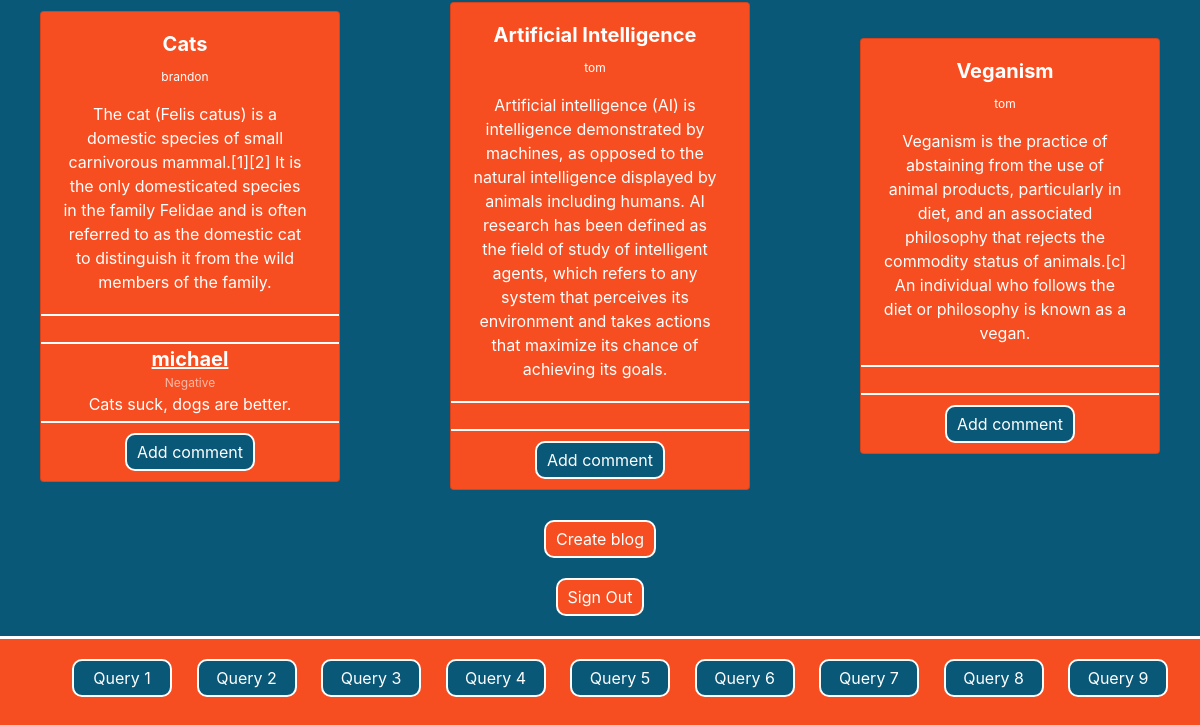
Page /welcome.php (lower part) on the earlier database version.
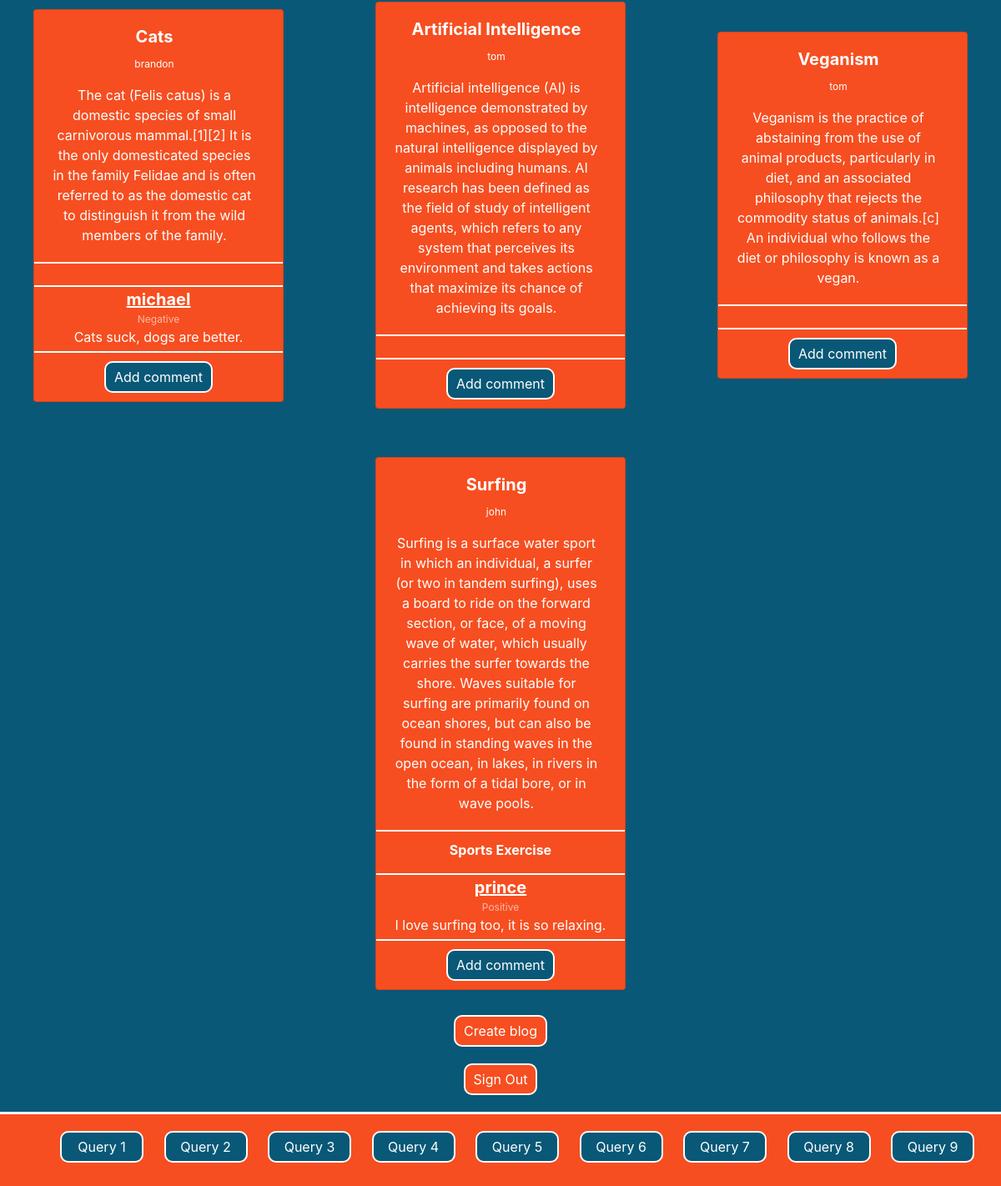
Same page on the later database version.
### tables this page shows
CREATE TABLE blog (
    `blog_id` INT NOT NULL AUTO_INCREMENT PRIMARY KEY,
    `user_id` INT DEFAULT NULL,
    CONSTRAINT `user_id_fk_1` FOREIGN KEY (`user_id`) REFERENCES `users` (`user_id`) ON DELETE SET NULL,
    `date` varchar(20) NOT NULL,
    `subject` varchar(50) NOT NULL,
    `description` varchar(1000) NOT NULL
);

CREATE TABLE users (
    `user_id` INT NOT NULL AUTO_INCREMENT PRIMARY KEY,
    `username` varchar(20) NOT NULL,
    `password` varchar(20) NOT NULL,
    `firstName` varchar(50) DEFAULT NULL,
    `lastName` varchar(50) DEFAULT NULL,
    `email` varchar(100) UNIQUE
);

CREATE TABLE comment (
    `comment_id` INT NOT NULL AUTO_INCREMENT PRIMARY KEY,
    `blog_id` INT DEFAULT NULL,
    CONSTRAINT `blog_id_fk_2` FOREIGN KEY (`blog_id`) REFERENCES `blog` (`blog_id`) ON DELETE SET NULL,
    `user_id` INT DEFAULT NULL,
    CONSTRAINT `user_id_fk_2` FOREIGN KEY (`user_id`) REFERENCES `users` (`user_id`) ON DELETE SET NULL,
    `date` varchar(20) NOT NULL, 
    `sentiment` BIT NOT NULL,
    `description` varchar(500) NOT NULL
);

### BlogLogic.php (called while the page is built, shortened)
<?php
    include("Config.php");
    $sql = "SELECT * FROM blog";
    $query = mysqli_query($db, $sql);
?>

### welcome.php (the view, shortened to what this page needs)
<?php
   include('BlogLogic.php');
?>
<html>
   <head>
      <link rel="stylesheet" href="https://stackpath.bootstrapcdn.com/bootstrap/4.5.2/css/bootstrap.min.css">
   </head>
   <body>
      <div class="row">
         <?php foreach($query as $q) {?>
            <div class="col-4 d-flex justify-content-center align-items-center container">
               <div class="card text-white mt-5">
                  <div class="card-body" style="width: 18rem;">
                     <h5 class="card-title"><strong><?php echo $q['subject'];?></strong></h5>
                     <p class="card-text" style="font-size: 12px;">
                        <?php
                           $userId = $q['user_id'];
                           $usernameQuery = "SELECT username FROM users WHERE user_id=$userId";
                           $result = mysqli_query($db, $usernameQuery);
                           $username = $result->fetch_array()[0] ?? '';
                           echo $username;
                        ?>
                     </p>
                     <p class="card-text"><?php echo $q['description'];?></p>
                  </div>
                  <?php
                     $blog_identification = $q['blog_id'];
                     $tag_identification = "SELECT tag_id FROM BlogTags WHERE blog_id=$blog_identification";
                     $sqlquery = mysqli_query($db, $tag_identification);
                     $tags = '';
                     foreach($sqlquery as $p) {
                        $s = $p['tag_id'];
                        $tag_query = "SELECT tag_name FROM tags WHERE tag_id=$s";
                        $result2 = mysqli_query($db, $tag_query);
                        $tag_blog_name = $result2->fetch_array()[0] ?? '';
                        $tags .= $tag_blog_name . " ";
                     }
                     echo '<div class="tags">';
                     echo '<p><strong>' . $tags . '</strong></p>';
                     echo '</div>';
                  ?>
                  <div class="comments">
                     <?php
                        $blogId = $q['blog_id'];
                        $comments = "SELECT * FROM comment WHERE blog_id=$blogId";
                        $query1 = mysqli_query($db, $comments);
                        foreach($query1 as $q1) {
                           $sentiment = ($q1['sentiment'] == 0 ? 'Negative' : 'Positive');
                           $description = $q1['description'];
                           $userId = $q1['user_id'];
                           $usernameQuery = "SELECT username FROM users WHERE user_id=$userId";
                           $result = mysqli_query($db, $usernameQuery);
                           $username = $result->fetch_array()[0] ?? '';
                           echo '<div class="comments-container">';
                           echo '<p class="username"><strong>' . $username . '</strong></p>';
                           echo '<p class="sentiment">' . $sentiment . '</p>';
                           echo '<p class="desc">' . $description . '</p>';
                           echo '</div>';
                        }
                     ?>
                  </div>
                  <form name="comment-form" action="Comment.php" method="post" style="margin: 10px auto;">
                     <input class="button" type="submit" value="Add comment"></input>
                  </form>
               </div>
            </div>
         <?php }?>
      </div>
      <a href = "Blog.php"><button class="button">Create blog</button></a>
      <br />
      <a href = "index.html"><button class="button signout">Sign Out</button></a>
      <div class="footer">
         <ul>
            <li><a href="queries/Query1.php"><button>Query 1</button></a></li>
            <li><a href="queries/Query2.php"><button>Query 2</button></a></li>
            <li><a href="queries/Query3.php"><button>Query 3</button></a></li>
            <li><a href="queries/Query4.php"><button>Query 4</button></a></li>
            <li><a href="queries/Query5.php"><button>Query 5</button></a></li>
            <li><a href="queries/Query6.php"><button>Query 6</button></a></li>
            <li><a href="queries/Query7.php"><button>Query 7</button></a></li>
            <li><a href="queries/Query8.php"><button>Query 8</button></a></li>
            <li><a href="queries/Query9.php"><button>Query 9</button></a></li>
         </ul>
      </div>
   </body>
</html>

Differences in the rows shown:
added blog: subject "Surfing", user.username "john", description "Surfing is a surface water sport in which an individual, a surfer (or two in tandem surfing), uses a board to ride on the forward section, or face, of a moving wave of water, which usually carries the surfer towards the shore. Waves suitable for surfing are primarily found on ocean shores, but can also be found in standing waves in the open ocean, in lakes, in rivers in the form of a tidal bore, or in wave pools.", tags "Sports Exercise"
added comment: user.username "prince", sentiment "Positive", description "I love surfing too, it is so relaxing.", shown under "Surfing"
